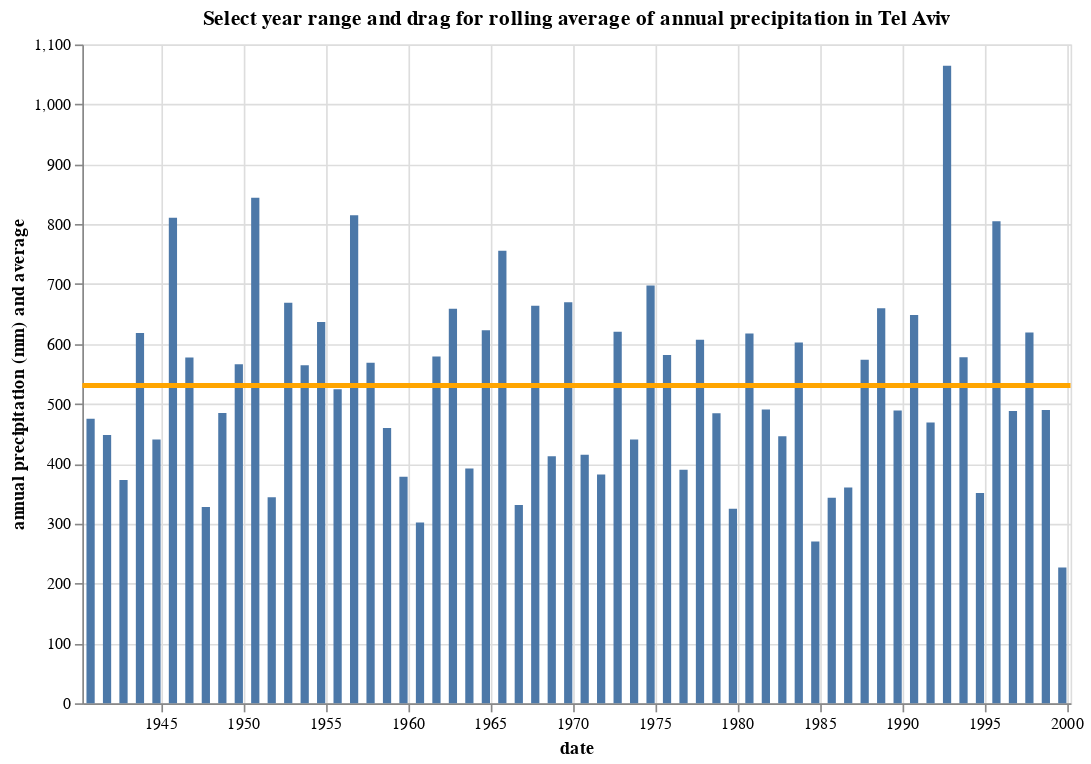

Notebook code for this chart:
### Code cell
import altair as alt
from vega_datasets import data

# Altair only recognizes column data; it ignores index values. You can plot the index data by first resetting the index
source = df_year.reset_index()
brush = alt.selection(type='interval', encodings=['x'])

# T: temporal, a time or date value
# Q: quantitative, a continuous real-valued quantity
# https://altair-viz.github.io/user_guide/encoding.html#encoding-data-types
bars = alt.Chart().mark_bar().encode(
    x=alt.X('DATE:T', axis=alt.Axis(title='date')),
    y=alt.Y('rain (mm):Q',  axis=alt.Axis(title='annual precipitation (mm) and average')),
    opacity=alt.condition(brush, alt.OpacityValue(1), alt.OpacityValue(0.2)),
).add_selection(
    brush
).properties(
    title='Select year range and drag for rolling average of annual precipitation in Tel Aviv'
).properties(
    width=600,
    height=400
)

line = alt.Chart().mark_rule(color='orange').encode(
    y='mean(rain (mm)):Q',
    size=alt.SizeValue(3)
).transform_filter(
    brush
)

alt.layer(bars, line, data=source)

### Figure 1 — Vega-Lite specification as saved in the notebook (floating-point values rounded to 4 significant figures)
{"config": {"view": {"continuousWidth": 400, "continuousHeight": 300}}, "layer": [{"mark": "bar", "encoding": {"opacity": {"condition": {"value": 1, "selection": "selector001"}, "value": 0.2}, "x": {"type": "temporal", "axis": {"title": "date"}, "field": "DATE"}, "y": {"type": "quantitative", "axis": {"title": "annual precipitation (mm) and average"}, "field": "rain (mm)"}}, "height": 400, "selection": {"selector001": {"type": "interval", "encodings": ["x"]}}, "title": "Select year range and drag for rolling average of annual precipitation in Tel Aviv", "width": 600}, {"mark": {"type": "rule", "color": "orange"}, "encoding": {"size": {"value": 3}, "y": {"type": "quantitative", "aggregate": "mean", "field": "rain (mm)"}}, "transform": [{"filter": {"selection": "selector001"}}]}], "data": {"name": "data-2d96d987e1227deba5d77799c3c22c8b"}, "$schema": "https://vega.github.io/schema/vega-lite/v4.8.1.json", "datasets": {"data-2d96d987e1227deba5d77799c3c22c8b": [{"DATE": "1940-09-30T00:00:00", "rain (mm)": 474.9}, {"DATE": "1941-09-30T00:00:00", "rain (mm)": 447.8}, {"DATE": "1942-09-30T00:00:00", "rain (mm)": 372.9}, {"DATE": "1943-09-30T00:00:00", "rain (mm)": 618.2}, {"DATE": "1944-09-30T00:00:00", "rain (mm)": 440.5}, {"DATE": "1945-09-30T00:00:00", "rain (mm)": 810.6}, {"DATE": "1946-09-30T00:00:00", "rain (mm)": 577.3}, {"DATE": "1947-09-30T00:00:00", "rain (mm)": 327.8}, {"DATE": "1948-09-30T00:00:00", "rain (mm)": 484.5}, {"DATE": "1949-09-30T00:00:00", "rain (mm)": 566.1}, {"DATE": "1950-09-30T00:00:00", "rain (mm)": 844.1}, {"DATE": "1951-09-30T00:00:00", "rain (mm)": 343.8}, {"DATE": "1952-09-30T00:00:00", "rain (mm)": 668.9}, {"DATE": "1953-09-30T00:00:00", "rain (mm)": 564.5}, {"DATE": "1954-09-30T00:00:00", "rain (mm)": 636.8}, {"DATE": "1955-09-30T00:00:00", "rain (mm)": 524.4}, {"DATE": "1956-09-30T00:00:00", "rain (mm)": 814.8}, {"DATE": "1957-09-30T00:00:00", "rain (mm)": 568.4}, {"DATE": "1958-09-30T00:00:00", "rain (mm)": 459.8}, {"DATE": "1959-09-30T00:00:00", "rain (mm)": 378.4}, {"DATE": "1960-09-30T00:00:00", "rain (mm)": 301.7}, {"DATE": "1961-09-30T00:00:00", "rain (mm)": 578.9}, {"DATE": "1962-09-30T00:00:00", "rain (mm)": 658.7}, {"DATE": "1963-09-30T00:00:00", "rain (mm)": 392.1}, {"DATE": "1964-09-30T00:00:00", "rain (mm)": 622.7}, {"DATE": "1965-09-30T00:00:00", "rain (mm)": 755.5}, {"DATE": "1966-09-30T00:00:00", "rain (mm)": 331.0}, {"DATE": "1967-09-30T00:00:00", "rain (mm)": 663.6}, {"DATE": "1968-09-30T00:00:00", "rain (mm)": 412.4}, {"DATE": "1969-09-30T00:00:00", "rain (mm)": 669.4}, {"DATE": "1970-09-30T00:00:00", "rain (mm)": 415.1}, {"DATE": "1971-09-30T00:00:00", "rain (mm)": 382.0}, {"DATE": "1972-09-30T00:00:00", "rain (mm)": 620.4}, {"DATE": "1973-09-30T00:00:00", "rain (mm)": 440.5}, {"DATE": "1974-09-30T00:00:00", "rain (mm)": 697.5}, {"DATE": "1975-09-30T00:00:00", "rain (mm)": 581.7}, {"DATE": "1976-09-30T00:00:00", "rain (mm)": 389.8}, {"DATE": "1977-09-30T00:00:00", "rain (mm)": 606.8}, {"DATE": "1978-09-30T00:00:00", "rain (mm)": 484.3}, {"DATE": "1979-09-30T00:00:00", "rain (mm)": 324.7}, {"DATE": "1980-09-30T00:00:00", "rain (mm)": 617.6}, {"DATE": "1981-09-30T00:00:00", "rain (mm)": 490.4}, {"DATE": "1982-09-30T00:00:00", "rain (mm)": 446.0}, {"DATE": "1983-09-30T00:00:00", "rain (mm)": 602.4}, {"DATE": "1984-09-30T00:00:00", "rain (mm)": 270.3}, {"DATE": "1985-09-30T00:00:00", "rain (mm)": 343.2}, {"DATE": "1986-09-30T00:00:00", "rain (mm)": 360.2}, {"DATE": "1987-09-30T00:00:00", "rain (mm)": 573.6}, {"DATE": "1988-09-30T00:00:00", "rain (mm)": 659.6}, {"DATE": "1989-09-30T00:00:00", "rain (mm)": 488.9}, {"DATE": "1990-09-30T00:00:00", "rain (mm)": 648.5}, {"DATE": "1991-09-30T00:00:00", "rain (mm)": 468.9}, {"DATE": "1992-09-30T00:00:00", "rain (mm)": 1064.0}, {"DATE": "1993-09-30T00:00:00", "rain (mm)": 577.9}, {"DATE": "1994-09-30T00:00:00", "rain (mm)": 350.9}, {"DATE": "1995-09-30T00:00:00", "rain (mm)": 804.7}, {"DATE": "1996-09-30T00:00:00", "rain (mm)": 488.2}, {"DATE": "1997-09-30T00:00:00", "rain (mm)": 619.1}, {"DATE": "1998-09-30T00:00:00", "rain (mm)": 489.6}, {"DATE": "1999-09-30T00:00:00", "rain (mm)": 226.5}]}}
